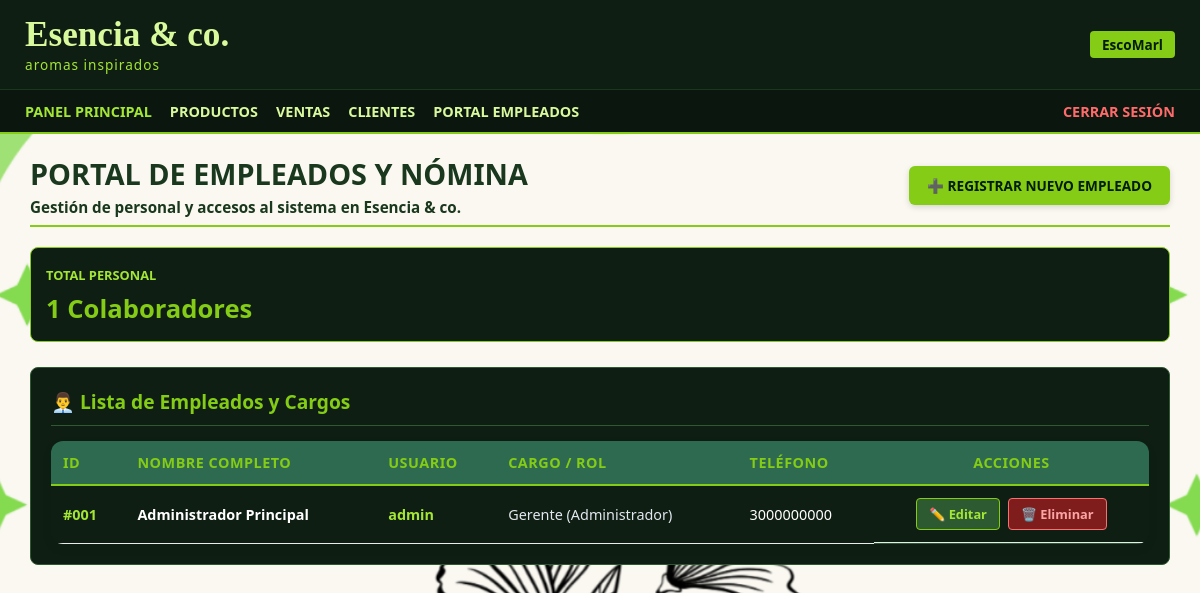
The page /index.php?action=empleados (signed in) on the database its author committed.
### tables this page shows
CREATE TABLE `tblempleados` (
  `IdEmpleado` int(11) NOT NULL,
  `Nombres` varchar(50) NOT NULL,
  `Apellidos` varchar(50) NOT NULL,
  `Usuario` varchar(30) NOT NULL,
  `Contrasena` varchar(255) NOT NULL,
  `Rol` enum('Administrador','Empleado') NOT NULL DEFAULT 'Empleado',
  `Cargo` varchar(50) NOT NULL DEFAULT 'Vendedor',
  `Telefono` varchar(15) DEFAULT NULL,
  `IdSexo` int(11) DEFAULT NULL
);

### controllers/EmpleadoController.php (called while the page is built, shortened)
<?php
require_once __DIR__ . '/../models/Empleado.php';
class EmpleadoController {
    private $empleadoModel;
    public function __construct() {
        $this->empleadoModel = new Empleado();
    }
    public function index() {
        $empleados = $this->empleadoModel->obtenerTodos();
        require_once __DIR__ . '/../views/empleados/index.php';
    }
}

### config/database.php (called while the page is built, shortened)
<?php
class Database {
    private static $host = 'localhost';
    private static $db_name = 'bdescomarl';
    private static $username = 'root';
    private static $password = '';
    private static $instance = null;
    public static function getInstance() {
        if (self::$instance === null) {
            try {
                $dsn = "mysql:host=" . self::$host . ";dbname=" . self::$db_name . ";charset=utf8mb4";
                $options = [
                    PDO::ATTR_ERRMODE => PDO::ERRMODE_EXCEPTION,
                    PDO::ATTR_DEFAULT_FETCH_MODE => PDO::FETCH_ASSOC,
                    PDO::ATTR_EMULATE_PREPARES => false,
                ];
                self::$instance = new PDO($dsn, self::$username, self::$password, $options);
            } catch (PDOException $e) {
                error_log("Connection Error: " . $e->getMessage());
                die("Error de conexión a la base de datos: " . $e->getMessage());
            }
        }
        return self::$instance;
    }
}

### models/Empleado.php (called while the page is built, shortened)
<?php
require_once __DIR__ . '/../config/Database.php';
class Empleado {
    private $db;
    public function __construct() {
        $this->db = Database::getInstance();
    }
    public function obtenerTodos() {
        try {
            $stmt = $this->db->query("SELECT IdEmpleado AS id, Nombres, Apellidos, Usuario, Rol, Cargo, Telefono FROM tblempleados ORDER BY IdEmpleado DESC");
            return $stmt->fetchAll(PDO::FETCH_ASSOC);
        } catch (Exception $e) {
            return [];
        }
    }
}

### views/empleados/index.php (the view, shortened to what this page needs)
<?php require_once __DIR__ . '/../layouts/header.php'; ?>
<div style="border-bottom: 2px solid #84cc16; padding-bottom: 8px; margin-bottom: 20px; display: flex; justify-content: space-between; align-items: center;">
    <div>
        <h2 style="color: #1a381d; font-size: 1.8rem; margin: 0; text-transform: uppercase; font-weight: 800;">PORTAL DE EMPLEADOS Y NÓMINA</h2>
        <p style="color: #1a381d; font-size: 0.95rem; margin-top: 4px; font-weight: 600;">Gestión de personal y accesos al sistema en <strong>Esencia & co.</strong></p>
    </div>
    <a href="index.php?action=empleados_crear" style="padding: 10px 18px; background-color: #84cc16; color: #051c05; text-decoration: none; border-radius: 6px; font-weight: bold; font-size: 0.85rem; box-shadow: 0 2px 6px rgba(0,0,0,0.15); display: flex; align-items: center; gap: 8px;">
        ➕ REGISTRAR NUEVO EMPLEADO
    </a>
</div>
<div style="display: grid; grid-template-columns: repeat(auto-fit, minmax(220px, 1fr)); gap: 15px; margin-bottom: 25px;">
    <?php $totalPersonal = !empty($empleados) ? count($empleados) : 0; ?>
    <div style="background-color: #0f1e12; border: 1px solid #84cc16; border-radius: 8px; padding: 15px; color: #ffffff;">
        <span style="color: #a3e635; font-size: 0.8rem; font-weight: 800; text-transform: uppercase;">TOTAL PERSONAL</span>
        <h3 style="color: #84cc16; font-size: 1.6rem; margin: 6px 0 0 0; font-weight: bold;"><?= $totalPersonal ?> Colaboradores</h3>
    </div>
</div>
<div style="background-color: #0f1e12; border: 1px solid #2d5a31; border-radius: 8px; padding: 20px; color: #ffffff; overflow-x: auto;">
    <h3 style="color: #84cc16; font-size: 1.2rem; margin-top: 0; margin-bottom: 15px; border-bottom: 1px solid #2d5a31; padding-bottom: 10px; font-weight: bold;">
        👨‍💼 Lista de Empleados y Cargos
    </h3>
    <?php if (!empty($empleados)): ?>
        <table style="width: 100%; border-collapse: collapse; text-align: left; background-color: #0f1e12; color: #ffffff;">
            <thead>
                <tr style="border-bottom: 2px solid #84cc16; color: #84cc16; font-size: 0.85rem; text-transform: uppercase; background-color: #051c05;">
                    <th style="padding: 12px; color: #84cc16;">ID</th>
                    <th style="padding: 12px; color: #84cc16;">Nombre Completo</th>
                    <th style="padding: 12px; color: #84cc16;">Usuario</th>
                    <th style="padding: 12px; color: #84cc16;">Cargo / Rol</th>
                    <th style="padding: 12px; color: #84cc16;">Teléfono</th>
                    <th style="padding: 12px; color: #84cc16; text-align: center;">Acciones</th>
                </tr>
            </thead>
            <tbody>
                <?php foreach ($empleados as $emp):
                    $idEmp = $emp['id'] ?? $emp['IdEmpleado'] ?? 0;
                    $nom = trim(($emp['Nombres'] ?? '') . ' ' . ($emp['Apellidos'] ?? ''));
                    $usr = $emp['Usuario'] ?? $emp['usuario'] ?? 'N/A';
                    $cargo = ($emp['Cargo'] ?? 'Vendedor') . ' (' . ($emp['Rol'] ?? 'Empleado') . ')';
                    $tel = $emp['Telefono'] ?? 'N/A';
                ?>
                    <tr style="border-bottom: 1px solid #2d5a31; background-color: #0f1e12;">
                        <td style="padding: 12px; font-weight: bold; color: #a3e635;">#<?= str_pad($idEmp, 3, '0', STR_PAD_LEFT) ?></td>
                        <td style="padding: 12px; color: #ffffff; font-weight: bold;"><?= htmlspecialchars($nom) ?></td>
                        <td style="padding: 12px; color: #a3e635; font-weight: bold;"><?= htmlspecialchars($usr) ?></td>
                        <td style="padding: 12px; color: #e2e8f0;"><?= htmlspecialchars($cargo) ?></td>
                        <td style="padding: 12px; color: #ffffff;"><?= htmlspecialchars($tel) ?></td>
                        <td style="padding: 12px; text-align: center; display: flex; gap: 8px; justify-content: center;">
                            <a href="index.php?action=empleados_editar&id=<?= $idEmp ?>" style="padding: 6px 12px; background-color: #2d5a31; color: #a3e635; text-decoration: none; border-radius: 4px; font-size: 0.8rem; font-weight: bold; border: 1px solid #84cc16;">✏️ Editar</a>
                            <a href="index.php?action=empleados_eliminar&id=<?= $idEmp ?>" onclick="return confirm('¿Desea eliminar este empleado?');" style="padding: 6px 12px; background-color: #7f1d1d; color: #fca5a5; text-decoration: none; border-radius: 4px; font-size: 0.8rem; font-weight: bold; border: 1px solid #f87171;">🗑️ Eliminar</a>
                        </td>
                    </tr>
                <?php endforeach; ?>
            </tbody>
        </table>
    <?php else: ?>
        <p style="color: #a3e635; text-align: center; padding: 25px 0; margin: 0;">Aún no hay empleados registrados en la base de datos.</p>
    <?php endif; ?>
</div>
</div>

### public/css/style.css (style rules this page uses)
* { box-sizing: border-box; margin: 0; padding: 0; font-family: 'Segoe UI', Tahoma, Geneva, Verdana, sans-serif; }
body { background-color: #f4f6f8; color: #2b2b2b; min-height: 100vh; }
table { width: 100%; border-collapse: collapse; background-color: #ffffff; border-radius: 12px; overflow: hidden; box-shadow: 0 4px 12px rgba(0,0,0,0.05); }
th { background-color: #2d6a4f; color: #ffffff; padding: 14px 16px; text-align: left; font-size: 0.9rem; text-transform: uppercase; letter-spacing: 0.5px; }
td { padding: 12px 16px; border-bottom: 1px solid #e9ecef; color: #333333; font-size: 0.9rem; }

### rows shown on the page
tblempleados: IdEmpleado "001", nom "Administrador Principal", Usuario "admin", cargo "Gerente (Administrador)", Telefono "3000000000"

### other values the page prints
$totalPersonal "1"
